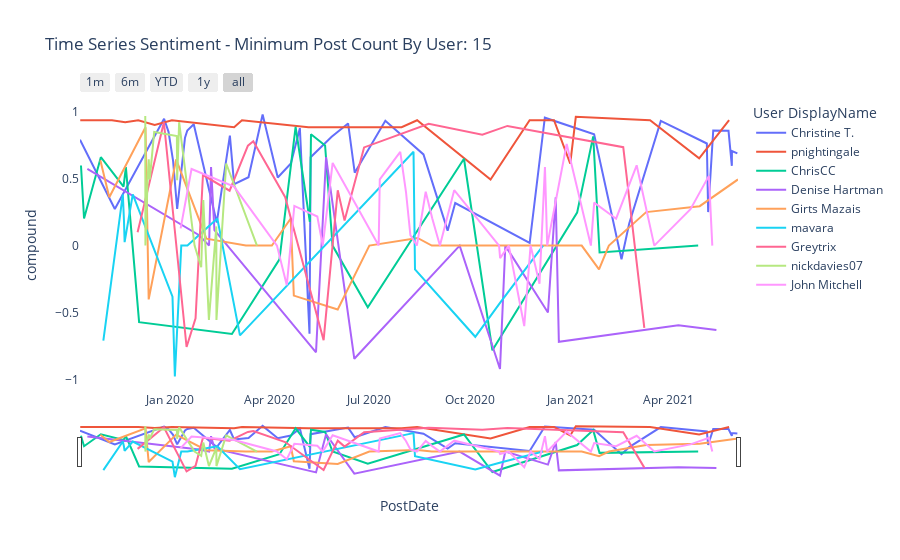

Here is the notebook cell this chart was saved with:
### Code cell
MinimumPostCount = 15
fig = px.line(dfUserSentimentOverTime.groupby("User DisplayName").filter(lambda x: len(x) > MinimumPostCount), 
              x='PostDate',  
              y='compound', 
              title='Time Series Sentiment - Minimum Post Count By User: {}'.format(MinimumPostCount), 
              color='User DisplayName')
fig.update_xaxes(
    rangeslider_visible=True,
    rangeselector=dict(
        buttons=list([
            dict(count=1, label="1m", step="month", stepmode="backward"),
            dict(count=6, label="6m", step="month", stepmode="backward"),
            dict(count=1, label="YTD", step="year", stepmode="todate"),
            dict(count=1, label="1y", step="year", stepmode="backward"),
            dict(step="all")
        ]) 
    )    
)

fig.update_layout({
    'plot_bgcolor': 'rgba(0,0,0,0)', 
    'paper_bgcolor': 'rgba(0,0,0,0)'
})

fig.write_html('UserSentimentOverTimeWithSlider.html')
fig.show()
